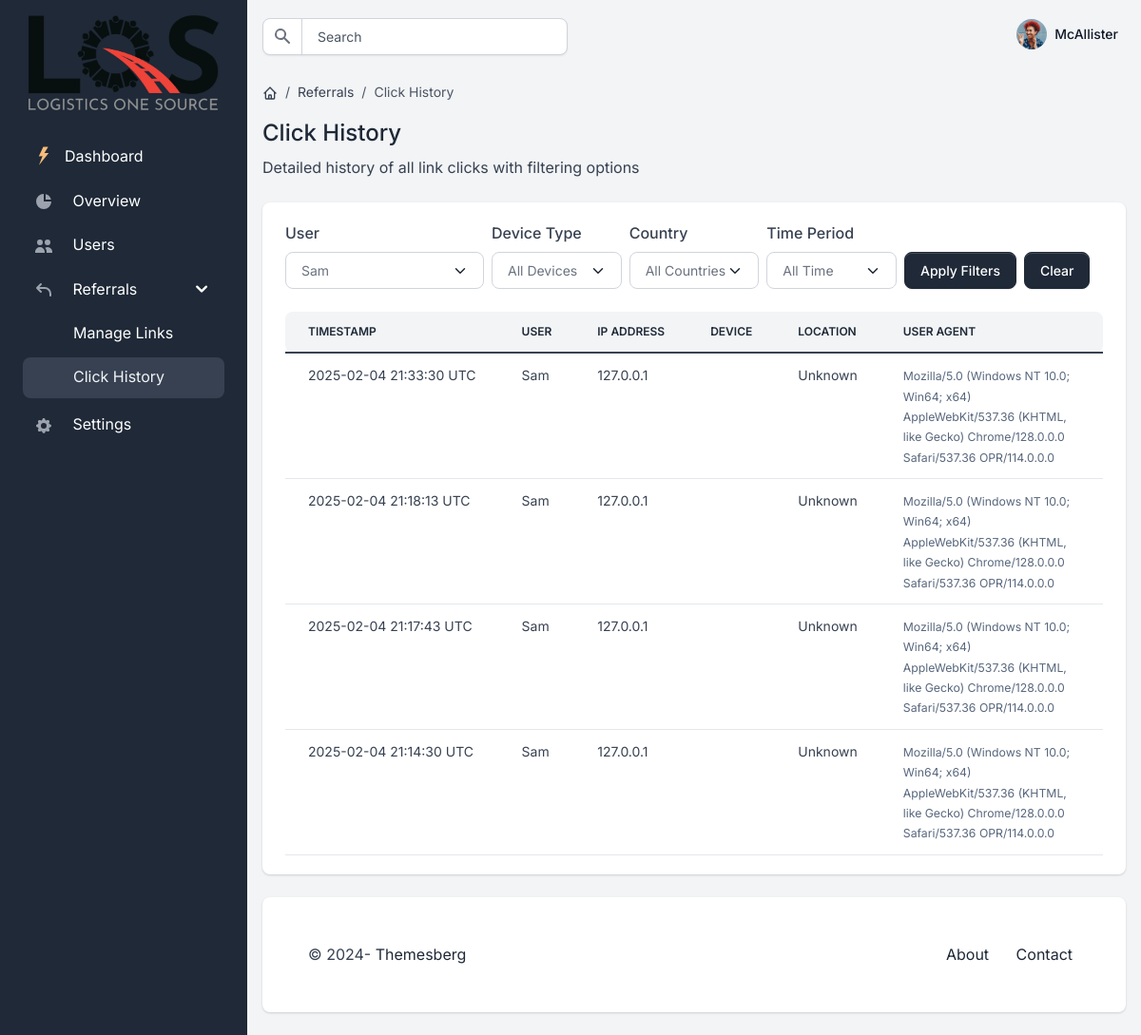
/admin/click-history?user_id=3 (signed in), run on an earlier commit of the app's database.
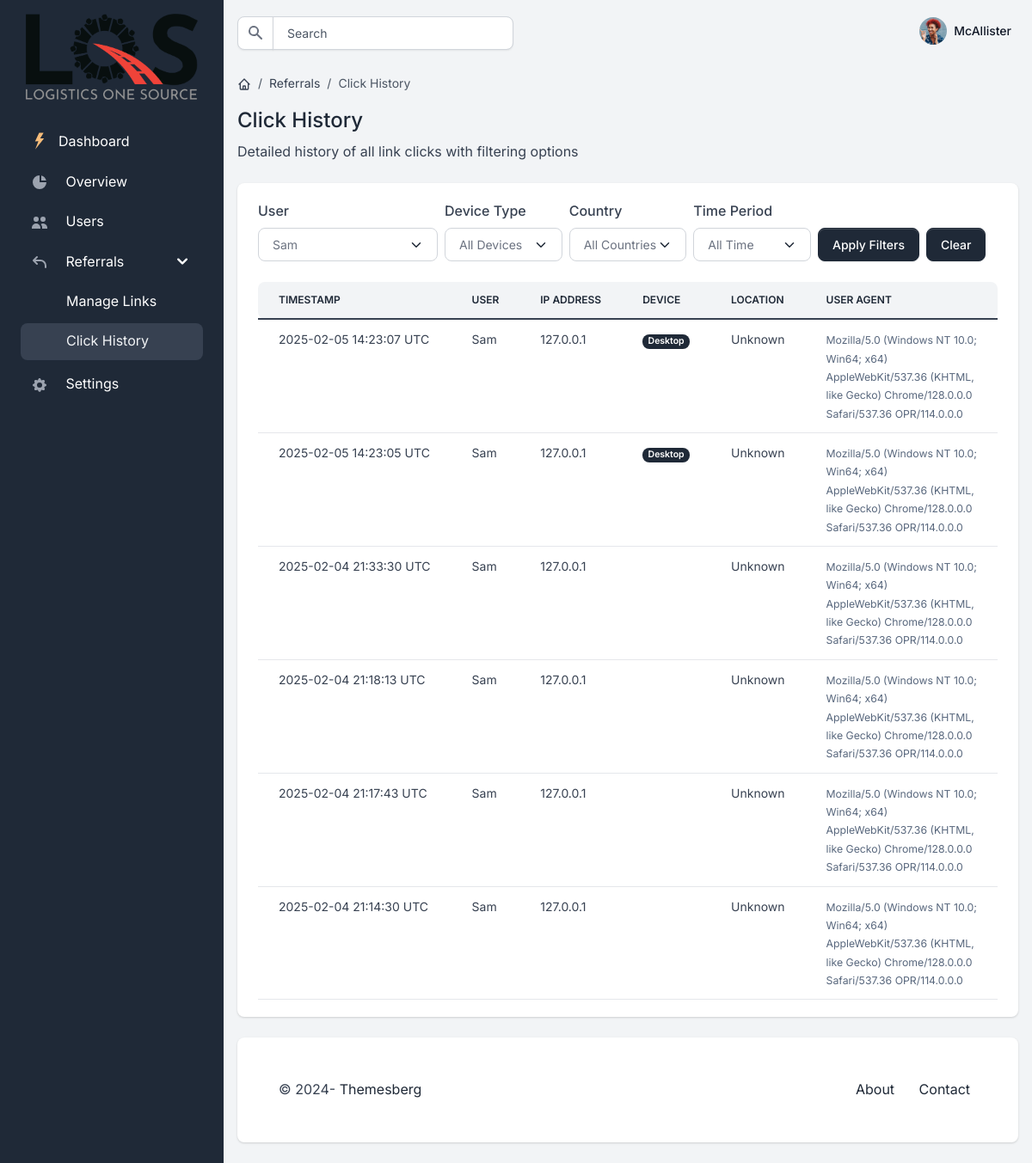
And on a later commit of the database.
### models/user.py (models this page shows, shortened)
class User(UserMixin, db.Model):
    id = db.Column(db.Integer, primary_key=True)
    email = db.Column(db.String(120), unique=True, nullable=False)
    password_hash = db.Column(db.String(128))
    name = db.Column(db.String(64))
    created_at = db.Column(db.DateTime, default=datetime.utcnow)
    reset_token = db.Column(db.String(100), unique=True)
    reset_token_expiry = db.Column(db.DateTime)
    is_admin = db.Column(db.Boolean, default=False)
    unique_link = db.Column(db.String(100), unique=True, default=lambda: str(uuid.uuid4()))
    @property
    def username(self):
        return self.name or self.email.split('@')[0]

### models/link_tracking.py (models this page shows, shortened)
class LinkClick(db.Model):
    id = db.Column(db.Integer, primary_key=True)
    user_id = db.Column(db.Integer, db.ForeignKey('user.id'), nullable=False)
    visitor_ip = db.Column(db.String(45))  # IPv6 compatible
    user_agent = db.Column(db.String(255))
    timestamp = db.Column(db.DateTime, default=datetime.utcnow)
    country = db.Column(db.String(2))  # ISO country code
    city = db.Column(db.String(100))
    region = db.Column(db.String(100))
    device_type = db.Column(db.String(20))  # desktop/mobile/tablet
    user = db.relationship('User', backref=db.backref('link_clicks', lazy='dynamic'))

### routes/referrals.py (the view)
@bp.route('/admin/click-history')
@login_required
@admin_required
def click_history():
    page = request.args.get('page', 1, type=int)
    per_page = 50
    query = LinkClick.query.join(User).order_by(desc(LinkClick.timestamp))
    filters = {
        'user_id': request.args.get('user_id', type=int),
        'device_type': request.args.get('device_type'),
        'country': request.args.get('country'),
        'days': request.args.get('days', type=int)
    }
    if filters['user_id']:
        query = query.filter(LinkClick.user_id == filters['user_id'])
    if filters['device_type']:
        query = query.filter(LinkClick.device_type == filters['device_type'])
    if filters['country']:
        query = query.filter(LinkClick.country == filters['country'])
    if filters['days']:
        cutoff_date = datetime.utcnow() - timedelta(days=filters['days'])
        query = query.filter(LinkClick.timestamp >= cutoff_date)
    pagination = query.paginate(page=page, per_page=per_page, error_out=False)
    clicks = pagination.items
    users = User.query.all()
    countries = db.session.query(LinkClick.country).distinct().all()
    device_types = ['desktop', 'mobile', 'tablet']
    return render_template('referrals/click_history.html',
                         clicks=clicks,
                         pagination=pagination,
                         filters=filters,
                         users=users,
                         countries=[c[0] for c in countries if c[0]],
                         device_types=device_types)

### models/user.py (called while the page is built)
@login_manager.user_loader
def load_user(id):
    return User.query.get(int(id))

### templates/referrals/click_history.html (shortened to what this page needs)
{% extends "base.html" %}
{% block content %}
<div class="py-4">
    <nav aria-label="breadcrumb" class="d-none d-md-inline-block">
        <ol class="breadcrumb breadcrumb-dark breadcrumb-transparent">
            <li class="breadcrumb-item"><a href="{{ url_for('main.dashboard') }}"></a></li>
            <li class="breadcrumb-item"><a href="{{ url_for('referrals.admin_referrals') }}">Referrals</a></li>
            <li class="breadcrumb-item active" aria-current="page">Click History</li>
        </ol>
    </nav>
    <div class="d-flex justify-content-between w-100 flex-wrap">
        <div class="mb-3 mb-lg-0">
            <h1 class="h4">Click History</h1>
            <p class="mb-0">Detailed history of all link clicks with filtering options</p>
        </div>
    </div>
</div>
<div class="card border-0 shadow mb-4">
    <div class="card-body">
        <div class="row mb-4">
            <div class="col-12">
                <form method="get" class="row g-2">
                    <div class="col-12 col-md-3">
                        <label class="form-label">User</label>
                        <select name="user_id" class="form-select">
                            {% for user in users %}
                            <option value="{{ user.id }}" {% if filters.user_id == user.id %}selected{% endif %}>
                                {{ user.name or user.email }}
                            </option>
                            {% endfor %}
                        </select>
                    </div>
                    <div class="col-12 col-md-2">
                        <label class="form-label">Device Type</label>
                        <select name="device_type" class="form-select">
                            <option value="">All Devices</option>
                        </select>
                    </div>
                    <div class="col-12 col-md-2">
                        <label class="form-label">Country</label>
                        <select name="country" class="form-select">
                            <option value="">All Countries</option>
                        </select>
                    </div>
                    <div class="col-12 col-md-2">
                        <label class="form-label">Time Period</label>
                        <select name="days" class="form-select">
                            <option value="">All Time</option>
                        </select>
                    </div>
                    <div class="col-12 col-md-3 d-flex align-items-end">
                        <button type="submit" class="btn btn-primary">Apply Filters</button>
                        <a href="{{ url_for('referrals.click_history') }}" class="btn btn-gray-800 ms-2">Clear</a>
                    </div>
                </form>
            </div>
        </div>
        <div class="table-responsive">
            <table class="table table-centered table-nowrap mb-0 rounded">
                <thead class="thead-light">
                    <tr>
                        <th class="border-0 rounded-start">Timestamp</th>
                        <th class="border-0">User</th>
                        <th class="border-0">IP Address</th>
                        <th class="border-0">Device</th>
                        <th class="border-0">Location</th>
                        <th class="border-0 rounded-end">User Agent</th>
                    </tr>
                </thead>
                <tbody>
                    {% for click in clicks %}
                    <tr>
                        <td>{{ click.timestamp.strftime('%Y-%m-%d %H:%M:%S UTC') }}</td>
                        <td>{{ click.user.name or click.user.email }}</td>
                        <td>{{ click.visitor_ip }}</td>
                        <td>
                            <span class="badge bg-{{ {'mobile': 'success', 'tablet': 'info', 'desktop': 'primary'}[click.device_type] }}">
                                {{ click.device_type|title }}
                            </span>
                        </td>
                        <td>
                            {% if click.city and click.country %}
                                {{ click.city }}, {{ click.country }}
                            {% elif click.country %}
                                {{ click.country }}
                            {% else %}
                                Unknown
                            {% endif %}
                        </td>
                        <td class="text-wrap" style="max-width: 300px;">
                            <small class="text-muted">{{ click.user_agent }}</small>
                        </td>
                    </tr>
                    {% else %}
                    <tr>
                        <td colspan="6" class="text-center">No clicks found matching the current filters.</td>
                    </tr>
                    {% endfor %}
                </tbody>
            </table>
        </div>
    </div>
</div>
{% endblock %}

### templates/base.html (shortened to what this page needs)
<!DOCTYPE html>
<html lang="en">
<head>
    <link href="https://cdn.jsdelivr.net/npm/bootstrap@5.0.2/dist/css/bootstrap.min.css" rel="stylesheet">
    <link href="https://cdn.jsdelivr.net/npm/sweetalert2@11.0.18/dist/sweetalert2.min.css" rel="stylesheet">
    <link href="https://cdn.jsdelivr.net/npm/notyf@3.10.0/notyf.min.css" rel="stylesheet">
    <link type="text/css" href="{{ url_for('static', filename='css/volt.css') }}" rel="stylesheet">
</head>
<body>
    {% include 'partials/sidenav.html' %}
    <main class="content">
        {% include 'partials/topbar.html' %}
        {% block content %}{% endblock %}
        {% include 'partials/footer.html' %}
    </main>
</body>
</html>

### templates/partials/sidenav.html (shortened to what this page needs)
<nav id="sidebarMenu" class="sidebar d-lg-block bg-gray-800 text-white collapse" data-simplebar>
  <div class="sidebar-inner px-4 pt-3">
    <div class="text-center mb-4">
      <img src="{{ url_for('static', filename='img/brand/logistics-one-source.webp') }}" class="img-fluid" style="max-width: 200px;" alt="Logistics One Source Logo">
    </div>
    <ul class="nav flex-column pt-3 pt-md-0">
      <li class="nav-item">
        <a href="{{ url_for('main.dashboard') }}" class="nav-link d-flex align-items-center">
          <span class="sidebar-icon">
            <img src="{{ url_for('static', filename='img/brand/light.svg') }}" height="20" width="20" alt="Volt Logo">
          </span>
          <span class="mt-1 ms-1 sidebar-text">Dashboard</span>
        </a>
      </li>
      <li class="nav-item {% if request.endpoint == 'main.dashboard' %}active{% endif %}">
        <a href="{{ url_for('main.dashboard') }}" class="nav-link">
          <span class="sidebar-icon">
            <svg class="icon icon-xs me-2" fill="currentColor" viewBox="0 0 20 20" xmlns="http://www.w3.org/2000/svg"><path d="M2 10a8 8 0 018-8v8h8a8 8 0 11-16 0z"></path><path d="M12 2.252A8.014 8.014 0 0117.748 8H12V2.252z"></path></svg>
          </span>
          <span class="sidebar-text">Overview</span>
        </a>
      </li>
      {% if current_user.email == 'simon@logisticsonesource.com' %}
      <li class="nav-item {% if request.endpoint.startswith('users.') %}active{% endif %}">
        <a href="{{ url_for('users.index') }}" class="nav-link">
          <span class="sidebar-icon">
            <svg class="icon icon-xs me-2" fill="currentColor" viewBox="0 0 20 20" xmlns="http://www.w3.org/2000/svg"><path d="M9 6a3 3 0 11-6 0 3 3 0 016 0zM17 6a3 3 0 11-6 0 3 3 0 016 0zM12.93 17c.046-.327.07-.66.07-1a6.97 6.97 0 00-1.5-4.33A5 5 0 0119 16v1h-6.07zM6 11a5 5 0 015 5v1H1v-1a5 5 0 015-5z"></path></svg>
          </span>
          <span class="sidebar-text">Users</span>
        </a>
      </li>
      <li class="nav-item">
        <span class="nav-link d-flex justify-content-between align-items-center" data-bs-toggle="collapse" data-bs-target="#submenu-referrals" aria-expanded="true">
          <span>
            <span class="sidebar-icon">
            </span>
            <span class="sidebar-text">Referrals</span>
          </span>
          <span class="link-arrow">
            <svg class="icon icon-sm" fill="currentColor" viewBox="0 0 20 20" xmlns="http://www.w3.org/2000/svg"><path fill-rule="evenodd" d="M7.293 14.707a1 1 0 010-1.414L10.586 10 7.293 6.707a1 1 0 011.414-1.414l4 4a1 1 0 010 1.414l-4 4a1 1 0 01-1.414 0z" clip-rule="evenodd"></path></svg>
          </span>
        </span>
        <div class="multi-level collapse show" role="list" id="submenu-referrals" aria-expanded="false">
          <ul class="flex-column nav">
            <li class="nav-item {% if request.endpoint == 'referrals.admin_referrals' %}active{% endif %}">
              <a href="{{ url_for('referrals.admin_referrals') }}" class="nav-link">
                <span class="sidebar-text">Manage Links</span>
              </a>
            </li>
            <li class="nav-item {% if request.endpoint == 'referrals.click_history' %}active{% endif %}">
              <a href="{{ url_for('referrals.click_history') }}" class="nav-link">
                <span class="sidebar-text">Click History</span>
              </a>
            </li>
          </ul>
        </div>
      </li>
      {% endif %}
      <li class="nav-item {% if request.endpoint == 'main.profile' %}active{% endif %}">
        <a href="{{ url_for('main.dashboard') }}" class="nav-link">
          <span class="sidebar-icon">
          </span>
          <span class="sidebar-text">Settings</span>
        </a>
      </li>
    </ul>
  </div>
</nav>

### templates/partials/topbar.html (shortened to what this page needs)
<nav class="navbar navbar-top navbar-expand navbar-dashboard navbar-dark ps-0 pe-2 pb-0">
  <div class="container-fluid px-0">
    <div class="d-flex justify-content-between w-100" id="navbarSupportedContent">
      <div class="d-flex align-items-center">
        <form class="navbar-search form-inline" id="navbar-search-main">
          <div class="input-group input-group-merge search-bar">
              <span class="input-group-text" id="topbar-addon">
              </span>
              <input type="text" class="form-control" id="topbarInputIconLeft" placeholder="Search" aria-label="Search" aria-describedby="topbar-addon">
          </div>
        </form>
      </div>
      <ul class="navbar-nav align-items-center">
        <li class="nav-item dropdown ms-lg-3">
          <a class="nav-link dropdown-toggle pt-1 px-0" href="#" role="button" data-bs-toggle="dropdown" aria-expanded="false">
            <div class="media d-flex align-items-center">
              <img class="avatar rounded-circle" alt="Image placeholder" src="{{ url_for('static', filename='img/team/profile-picture-3.jpg') }}">
              <div class="media-body ms-2 text-dark align-items-center d-none d-lg-block">
                <span class="mb-0 font-small fw-bold text-gray-900">{{ current_user.username }}</span>
              </div>
            </div>
          </a>
        </li>
      </ul>
    </div>
  </div>
</nav>

### templates/partials/footer.html (shortened to what this page needs)
<footer class="bg-white rounded shadow p-5 mb-4 mt-4">
    <div class="row">
        <div class="col-12 col-md-4 col-xl-6 mb-4 mb-md-0">
            <p class="mb-0 text-center text-lg-start">© 2024- <a class="text-primary fw-normal" href="https://themesberg.com" target="_blank">Themesberg</a></p>
        </div>
        <div class="col-12 col-md-8 col-xl-6 text-center text-lg-start">
            <ul class="list-inline list-group-flush list-group-borderless text-md-end mb-0">
                <li class="list-inline-item px-0 px-sm-2">
                    <a href="#">About</a>
                </li>
                <li class="list-inline-item px-0 px-sm-2">
                    <a href="#">Contact</a>
                </li>
            </ul>
        </div>
    </div>
</footer>

What changed in the data, as far as the page shows it:
added LinkClick: timestamp "2025-02-05 14:23:07 UTC", user "Sam", visitor_ip "127.0.0.1", device_type "Desktop", shows "Unknown", user_agent "Mozilla/5.0 (Windows NT 10.0; Win64; x64) AppleWebKit/537.36 (KHTML, like Gecko) Chrome/128.0.0.0 Safari/537.36 OPR/114.0.0.0"
added LinkClick: timestamp "2025-02-05 14:23:05 UTC", user "Sam", visitor_ip "127.0.0.1", device_type "Desktop", shows "Unknown", user_agent "Mozilla/5.0 (Windows NT 10.0; Win64; x64) AppleWebKit/537.36 (KHTML, like Gecko) Chrome/128.0.0.0 Safari/537.36 OPR/114.0.0.0"
